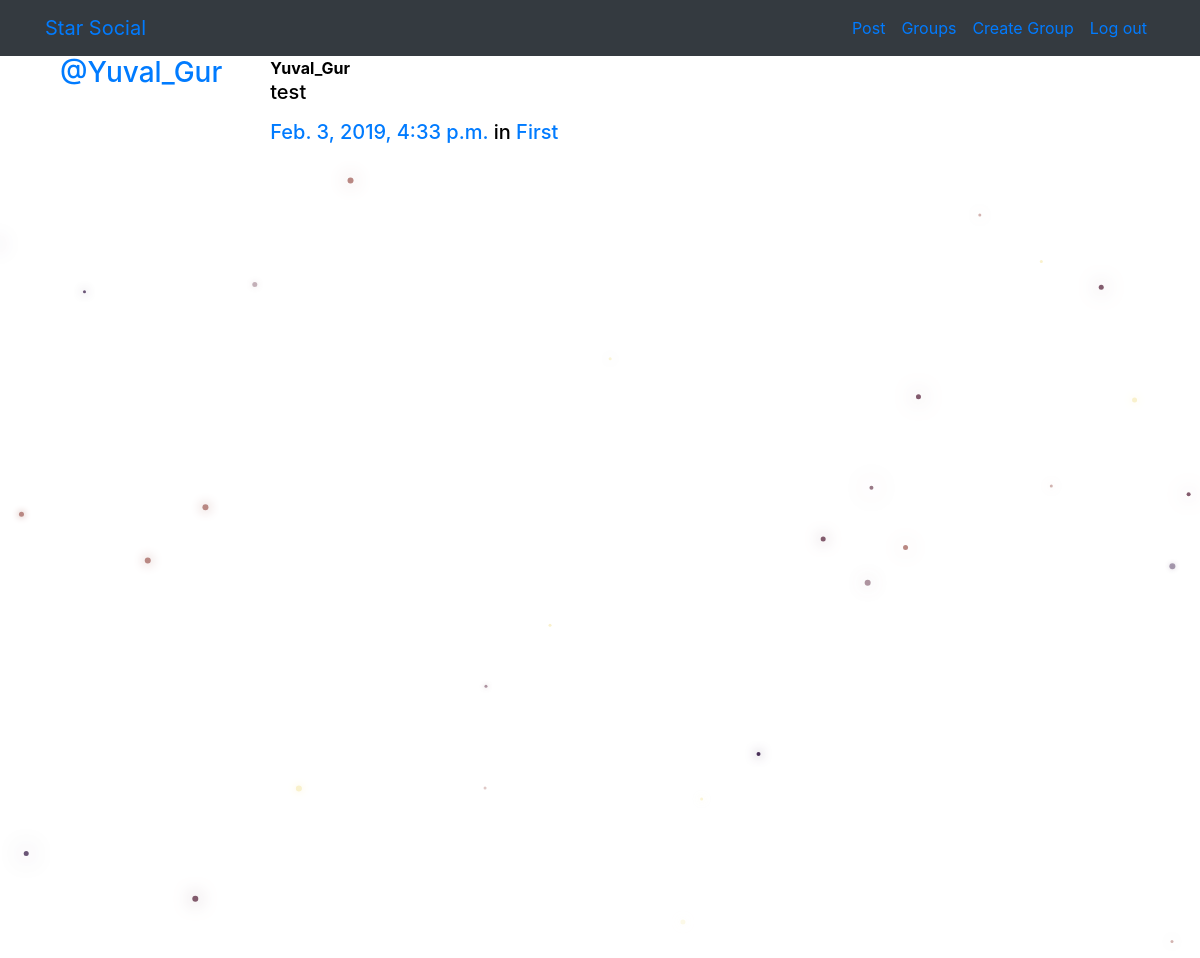
Screenshot of /posts/by/Yuval_Gur/5/ (signed in) with the database file from the repository.
### posts/models.py (models this page shows, shortened)
class Post(models.Model):
    user = models.ForeignKey(User, related_name="posts",on_delete=models.CASCADE)
    created_at = models.DateTimeField(auto_now=True)
    message = models.TextField()
    message_html = models.TextField(editable=False)
    group = models.ForeignKey(Group, related_name="posts",null=True, blank=True,on_delete=models.CASCADE)
    class Meta:
        ordering = ["-created_at"]
        unique_together = ["user", "message"]

### groups/models.py (models this page shows, shortened)
class Group(models.Model):
    name = models.CharField(max_length=256, unique = True)
    slug = models.SlugField(allow_unicode=True,unique=True)
    description = models.TextField(blank=True,default='')
    description_html = models.TextField(editable=False,default='',blank=True)
    members = models.ManyToManyField(User,through='GroupMember')
    class Meta:
        ordering = ['name']

### posts/views.py (the view)
# urls.py: path("by/<username>/<int:pk>/",views.PostDetail.as_view(),name="single"),
class PostDetail(SelectRelatedMixin, generic.DetailView):
    model = models.Post
    select_related = ("user", "group")
    def get_queryset(self):
        queryset = super().get_queryset()
        return queryset.filter(
            user__username__iexact=self.kwargs.get("username")
        )

### posts/templates/posts/post_detail.html
{% extends "posts/post_base.html" %}
{% block post_content %}
    {% include "posts/_post.html" %}
{% endblock %}

### posts/templates/posts/_post.html (shortened to what this page needs)
<div class="media">
	<h3 class="mr-5"><a href="{% url 'posts:for_user' username=post.user.username %}">@{{ post.user.username }}</a></h3>
	<div class="media-body">
		<strong>{{ post.user.username }}</strong>
		<h5>{{ post.message_html|safe }}
			<time class="time">
				<a href="{% url 'posts:single' username=post.user.username pk=post.pk %}">{{ post.created_at }}</a>
			</time>
			{% if post.group %}
			<span class="group-name">in <a href="#">{{ post.group.name }}</a></span>
			{% endif %}
		</h5>
	</div>
</div>

### static/simplesocial/css/master.css (style rules this page uses)
body { margin: 0; overflow: hidden; background-color: white; color: black; }

### rows the page displays
Post: user.username "Yuval_Gur", message_html "test", created_at "Feb. 3, 2019, 4:33 p.m.", group.name "First"
